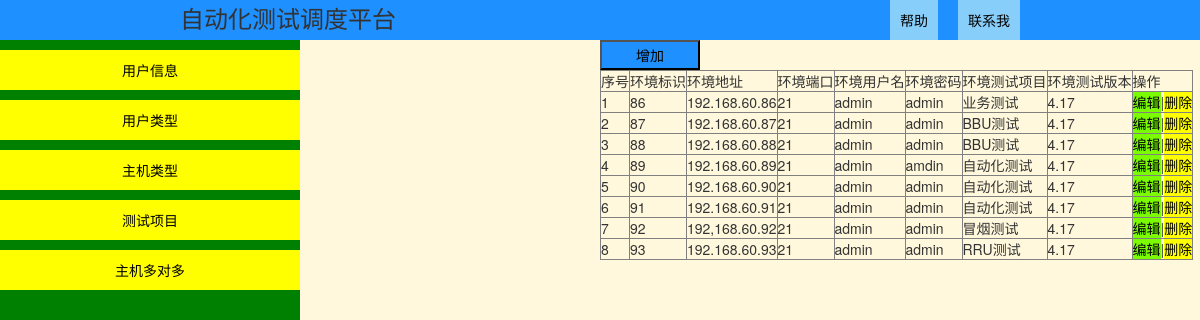
/hostApp/index, run on the app's committed database.
### hostApp/models.py (models this page shows)
class Host(models.Model):
    envid = models.CharField(max_length=32,db_index=True)
    ip = models.GenericIPAddressField(protocol='both',max_length=32,db_index=True)
    port = models.CharField(max_length=32)
    username = models.CharField(max_length=32)
    password = models.CharField(max_length=32)
    item = models.ForeignKey(to='TestItem',to_field='id')

class TestItem(models.Model):
    item = models.CharField(max_length=32)
    versionNum = models.CharField(max_length=32)

### hostApp/views.py (the view)
def index(request):
    hostobj = models.Host.objects.all()
    UserType_data = models.UserType.objects.all()
    test_item_data = models.TestItem.objects.all()
    userinfo = models.User.objects.all()
    appinfo = models.Application.objects.all()
    return render(request,'index.html',{'UserType_data':UserType_data,
                                        'test_item_data':test_item_data,
                                        'hostobj':hostobj,
                                        'userinfo':userinfo,
                                        'appinfo':appinfo
                                        })

### templates/index.html (shortened to what this page needs)
<!DOCTYPE html>
<html lang="en">
<head>
    <link rel="stylesheet" href="/static/bootstrap-3.3.7-dist/css/bootstrap.min.css"/>
    <link rel="stylesheet" href="/static/font-awesome-4.7.0/css/font-awesome.css">
</head>
<body style="margin: 0">
<div class="head">
    <div class="head1">
        <h3 class="head11">自动化测试调度平台</h3>
        <span>联系我</span>
        <span>帮助</span>
    </div></div>
<div class="left_menu">
    <div con="con3" class="menu1">用户信息</div>
    <div con="con2" class="menu1">用户类型</div>
    <div con="con1" class="menu1">主机类型</div>
    <div con="con4" class="menu1">测试项目</div>
    <div con="con5" class="menu1">主机多对多</div>
</div>
<div >
<div id="con1" class="content">
{% include 'hostinfo.html' %}
</div>
{% include 'usertype.html' %}
{% include 'userinfo.html' %}
{% include 'testitem.html' %}
</div>
</body>
</html>

### templates/hostinfo.html (shortened to what this page needs)
{% extends 'master.html' %}
{% block content1 %}
    <input class="adddata" type="button" value="增加"/>
    <table border="1">
    <thread>
        <tr >
            <td>序号</td>
            <td>环境标识</td>
            <td>环境地址</td>
            <td>环境端口</td>
            <td>环境用户名</td>
            <td>环境密码</td>
            <td>环境测试项目</td>
            <td>环境测试版本</td>
            <td>操作</td>
        </tr>
    </thread>
        <tbody>
        {% for row in hostobj %}
        <tr hid="{{ row.id }}" iid="{{ row.item.id }}">
            <td>{{ forloop.counter }}</td>
            <td>{{ row.envid }}</td>
            <td>{{ row.ip }}</td>
            <td>{{ row.port }}</td>
            <td>{{ row.username }}</td>
            <td>{{ row.password }}</td>
            <td>{{ row.item.item }}</td>
            <td>{{ row.item.versionNum }}</td>
            <td><span class="edit">编辑</span>|<span delid="delitem" >删除</span></td>
            {% endfor %}
        </tr>
        </tbody>
    </table>
{% endblock %}

### templates/index.html (style rules this page uses)
.head { width: 100%; height: 40px; background-color: dodgerblue; }
.head1 { width: 70%; height: 40px; background-color: dodgerblue; margin: 0 auto; line-height: 40px; }
.head1 span { float: right; padding-left: 10px; padding-right: 10px; margin-left: 20px; background-color: lightskyblue; text-align: center; }
.head11 { margin-top: 5px; float: left; }
.left_menu { position: absolute; width: 300px; margin-left: 0; top: 40px; bottom: 0; background-color: green; }
.left_menu .menu1 { width: 100%; height: 40px; background-color: yellow; color: black; margin-top:10px ; line-height: 40px; text-align: center; }
.content { position: absolute; overflow: auto; left: 300px; top: 40px; right: 0; bottom: 0; background-color: cornsilk; padding-left: 300px; }
span { background-color: yellow; color: black; }
.adddata { display: inline-block; width: 100px; height: 30px; background-color: dodgerblue; color: black; }
.edit { background-color: lawngreen; }

### data on the page
Host: envid "86", ip "192.168.60.86", port "21", username "admin", password "admin", item.item "业务测试", item.versionNum "4.17"
Host: envid "87", ip "192.168.60.87", port "21", username "admin", password "admin", item.item "BBU测试", item.versionNum "4.17"
Host: envid "88", ip "192.168.60.88", port "21", username "admin", password "admin", item.item "BBU测试", item.versionNum "4.17"
Host: envid "89", ip "192.168.60.89", port "21", username "admin", password "amdin", item.item "自动化测试", item.versionNum "4.17"
Host: envid "90", ip "192.168.60.90", port "21", username "admin", password "admin", item.item "自动化测试", item.versionNum "4.17"
Host: envid "91", ip "192.168.60.91", port "21", username "admin", password "admin", item.item "自动化测试", item.versionNum "4.17"
Host: envid "92", ip "192,168.60.92", port "21", username "admin", password "admin", item.item "冒烟测试", item.versionNum "4.17"
Host: envid "93", ip "192.168.60.93", port "21", username "admin", password "admin", item.item "RRU测试", item.versionNum "4.17"
